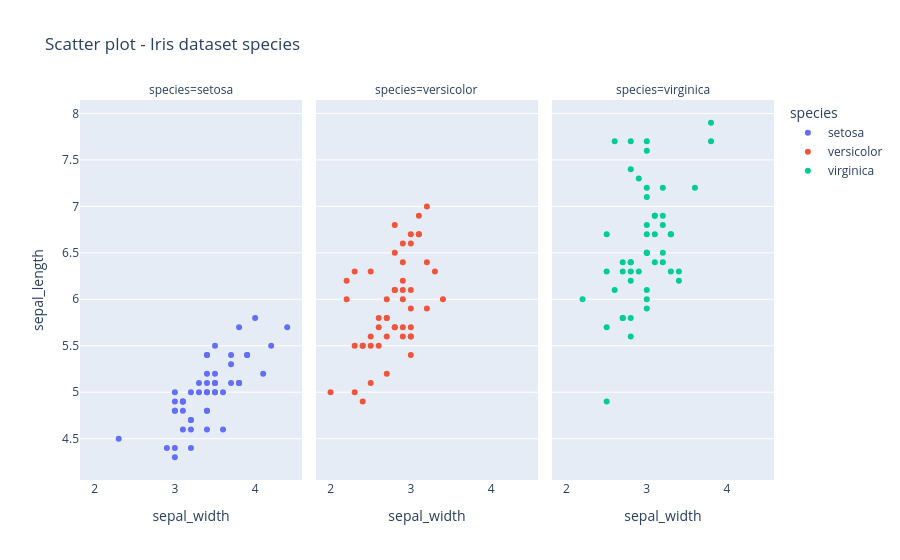

This figure's notebook cell:
### Code cell
#@title **code** Working with dataset.
#@markdown What about iris dataset?
configure_plotly_browser_state()

df = px.data.iris()
fig = px.scatter(df, x="sepal_width", y="sepal_length", color="species",
                 facet_col="species", title="Scatter plot - Iris dataset species")

fig = fig.update_xaxes(showgrid=False)
fig

### Figure 1 — Plotly figure (JSON) as saved in the notebook; plotly's stock layout.template omitted (floating-point values rounded to 4 significant figures)
{"data": [{"hovertemplate": "species=setosa<br>sepal_width=%{x}<br>sepal_length=%{y}<extra></extra>", "legendgroup": "setosa", "marker": {"color": "#636efa", "symbol": "circle"}, "mode": "markers", "name": "setosa", "orientation": "v", "showlegend": true, "x": [3.5, 3, 3.2, 3.1, 3.6, 3.9, 3.4, 3.4, 2.9, 3.1, 3.7, 3.4, 3, 3, 4, 4.4, 3.9, 3.5, 3.8, 3.8, 3.4, 3.7, 3.6, 3.3, 3.4, 3, 3.4, 3.5, 3.4, 3.2, 3.1, 3.4, 4.1, 4.2, 3.1, 3.2, 3.5, 3.1, 3, 3.4, 3.5, 2.3, 3.2, 3.5, 3.8, 3, 3.8, 3.2, 3.7, 3.3], "xaxis": "x", "y": [5.1, 4.9, 4.7, 4.6, 5, 5.4, 4.6, 5, 4.4, 4.9, 5.4, 4.8, 4.8, 4.3, 5.8, 5.7, 5.4, 5.1, 5.7, 5.1, 5.4, 5.1, 4.6, 5.1, 4.8, 5, 5, 5.2, 5.2, 4.7, 4.8, 5.4, 5.2, 5.5, 4.9, 5, 5.5, 4.9, 4.4, 5.1, 5, 4.5, 4.4, 5, 5.1, 4.8, 5.1, 4.6, 5.3, 5], "yaxis": "y", "type": "scatter"}, {"hovertemplate": "species=versicolor<br>sepal_width=%{x}<br>sepal_length=%{y}<extra></extra>", "legendgroup": "versicolor", "marker": {"color": "#EF553B", "symbol": "circle"}, "mode": "markers", "name": "versicolor", "orientation": "v", "showlegend": true, "x": [3.2, 3.2, 3.1, 2.3, 2.8, 2.8, 3.3, 2.4, 2.9, 2.7, 2, 3, 2.2, 2.9, 2.9, 3.1, 3, 2.7, 2.2, 2.5, 3.2, 2.8, 2.5, 2.8, 2.9, 3, 2.8, 3, 2.9, 2.6, 2.4, 2.4, 2.7, 2.7, 3, 3.4, 3.1, 2.3, 3, 2.5, 2.6, 3, 2.6, 2.3, 2.7, 3, 2.9, 2.9, 2.5, 2.8], "xaxis": "x2", "y": [7, 6.4, 6.9, 5.5, 6.5, 5.7, 6.3, 4.9, 6.6, 5.2, 5, 5.9, 6, 6.1, 5.6, 6.7, 5.6, 5.8, 6.2, 5.6, 5.9, 6.1, 6.3, 6.1, 6.4, 6.6, 6.8, 6.7, 6, 5.7, 5.5, 5.5, 5.8, 6, 5.4, 6, 6.7, 6.3, 5.6, 5.5, 5.5, 6.1, 5.8, 5, 5.6, 5.7, 5.7, 6.2, 5.1, 5.7], "yaxis": "y2", "type": "scatter"}, {"hovertemplate": "species=virginica<br>sepal_width=%{x}<br>sepal_length=%{y}<extra></extra>", "legendgroup": "virginica", "marker": {"color": "#00cc96", "symbol": "circle"}, "mode": "markers", "name": "virginica", "orientation": "v", "showlegend": true, "x": [3.3, 2.7, 3, 2.9, 3, 3, 2.5, 2.9, 2.5, 3.6, 3.2, 2.7, 3, 2.5, 2.8, 3.2, 3, 3.8, 2.6, 2.2, 3.2, 2.8, 2.8, 2.7, 3.3, 3.2, 2.8, 3, 2.8, 3, 2.8, 3.8, 2.8, 2.8, 2.6, 3, 3.4, 3.1, 3, 3.1, 3.1, 3.1, 2.7, 3.2, 3.3, 3, 2.5, 3, 3.4, 3], "xaxis": "x3", "y": [6.3, 5.8, 7.1, 6.3, 6.5, 7.6, 4.9, 7.3, 6.7, 7.2, 6.5, 6.4, 6.8, 5.7, 5.8, 6.4, 6.5, 7.7, 7.7, 6, 6.9, 5.6, 7.7, 6.3, 6.7, 7.2, 6.2, 6.1, 6.4, 7.2, 7.4, 7.9, 6.4, 6.3, 6.1, 7.7, 6.3, 6.4, 6, 6.9, 6.7, 6.9, 5.8, 6.8, 6.7, 6.7, 6.3, 6.5, 6.2, 5.9], "yaxis": "y3", "type": "scatter"}], "layout": {"xaxis": {"anchor": "y", "domain": [0, 0.32], "title": {"text": "sepal_width"}, "showgrid": false}, "yaxis": {"anchor": "x", "domain": [0, 1], "title": {"text": "sepal_length"}}, "xaxis2": {"anchor": "y2", "domain": [0.34, 0.66], "matches": "x", "title": {"text": "sepal_width"}, "showgrid": false}, "yaxis2": {"anchor": "x2", "domain": [0, 1], "matches": "y", "showticklabels": false}, "xaxis3": {"anchor": "y3", "domain": [0.68, 1.0], "matches": "x", "title": {"text": "sepal_width"}, "showgrid": false}, "yaxis3": {"anchor": "x3", "domain": [0, 1], "matches": "y", "showticklabels": false}, "annotations": [{"font": {}, "showarrow": false, "text": "species=setosa", "x": 0.16, "xanchor": "center", "xref": "paper", "y": 1, "yanchor": "bottom", "yref": "paper"}, {"font": {}, "showarrow": false, "text": "species=versicolor", "x": 0.5, "xanchor": "center", "xref": "paper", "y": 1, "yanchor": "bottom", "yref": "paper"}, {"font": {}, "showarrow": false, "text": "species=virginica", "x": 0.84, "xanchor": "center", "xref": "paper", "y": 1, "yanchor": "bottom", "yref": "paper"}], "legend": {"title": {"text": "species"}, "tracegroupgap": 0}, "title": {"text": "Scatter plot - Iris dataset species"}}}
